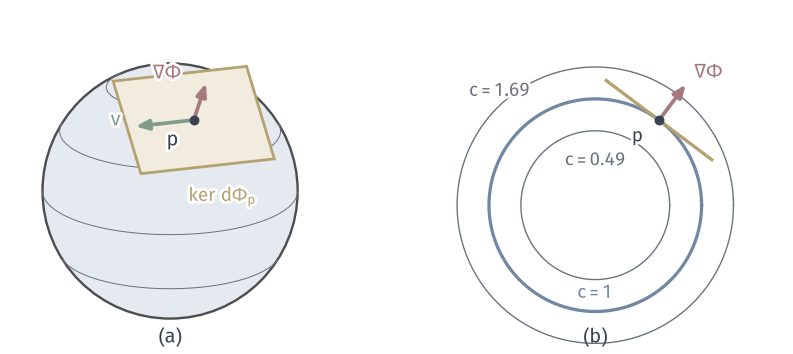

Source code (Python):
"""Level set of Phi=|y|^2: at p the gradient 2p, tangent plane = ker dPhi_p, and the planar section."""
from pathlib import Path
import sys
ROOT = next(p for p in Path(__file__).resolve().parents if (p/"build.sh").is_file() and (p/"tex/book.tex").is_file())
sys.path.insert(0, str(ROOT/"figures/04-spaces-measures-and-geometry/04-manifolds/matplotlib/mfd-common"))
from mfd3d import *
W, H = 112, 50
fig, ax = canvas(W, H)
view = View(72, 20)
pl = Placed(view, 24, 23, 18)
sphere_disc(ax, pl)
for lat in (-30, 0, 30, 60):
    sphere_curve(ax, pl, parallel(np.radians(lat)), MUTED, lw=.4, hidden=False)
p = np.array([0, .6, .8]); e1 = np.array([1.0, 0, 0]); e2 = np.array([0, .8, -.6])
a, b = .55, .44
corners = np.array([p+a*e1+b*e2, p+a*e1-b*e2, p-a*e1-b*e2, p-a*e1+b*e2])
ax.add_patch(Polygon(pl(corners), fc=YELLOW_FILL, ec=YELLOW, lw=1.1, zorder=4))
P = pl(p)
k = 1.0
arrow(ax, P, pl(p+.52*p), color=RED, lw=1.5, scale=7.5, zorder=8)
arrow(ax, P, pl(p+2.4*np.array([.2, 0, 0])), color=GREEN, lw=1.5, scale=7.5, zorder=8)
dot(ax, P, INK, zorder=9)
label(ax, P+[-3, -2.8], '$p$', halo=True)
label(ax, pl(p+.52*p)+[-5.5, 1.5], r'$\nabla\Phi$', color=RED, halo=True)
label(ax, pl(p+2.4*np.array([.2, 0, 0]))+[-2.8, 1.0], '$v$', color=GREEN, halo=True)
label(ax, pl(corners[0])+[11.5, -3.2], r'$\ker\,\mathrm{d}\Phi_p$', 7.5, YELLOW, halo=True)
panel_tag(ax, 24, 1.6, '(a)')
# (b) planar section y1=0
c = np.array([84., 21.]); u = 15.
th = np.linspace(0, 2*np.pi, 721)
for rr, lw, col in ((.7, .55, MUTED), (1.3, .55, MUTED), (1.0, 1.3, BLUE)):
    ax.plot(c[0]+u*rr*np.cos(th), c[1]+u*rr*np.sin(th), color=col, lw=lw, zorder=2)
pp = np.array([.6, .8]); tan = np.array([.8, -.6])
A = c+u*pp
ax.plot([A[0]-u*.62*tan[0], A[0]+u*.62*tan[0]], [A[1]-u*.62*tan[1], A[1]+u*.62*tan[1]], color=YELLOW, lw=1.3, zorder=3)
arrow(ax, A, A+u*.42*pp, color=RED, lw=1.5, scale=7.5, zorder=8)
dot(ax, A, INK, zorder=9)
label(ax, A+[-3, -2.2], '$p$', 7.5, halo=True)
label(ax, A+u*.42*pp+[3.2, 1.8], r'$\nabla\Phi$', color=RED, halo=True)
label(ax, c+u*np.array([-.9, 1.08]), r'$c=1.69$', 7.5, MUTED, halo=True)
label(ax, c+u*np.array([.0, .42]), r'$c=0.49$', 7.5, MUTED)
label(ax, c+u*np.array([.0, -.82]), r'$c=1$', 7.5, BLUE)
panel_tag(ax, c[0], 1.6, '(b)')
save(fig, Path(__file__).resolve().parent, 'figure', {'formula': 'Phi(y)=|y|^2, p=(0,.6,.8), grad=2p (drawn at .26 of its length), v=(.2,0,0) drawn 2.4x; (b) section y1=0 with levels 0.49,1,1.69'})
